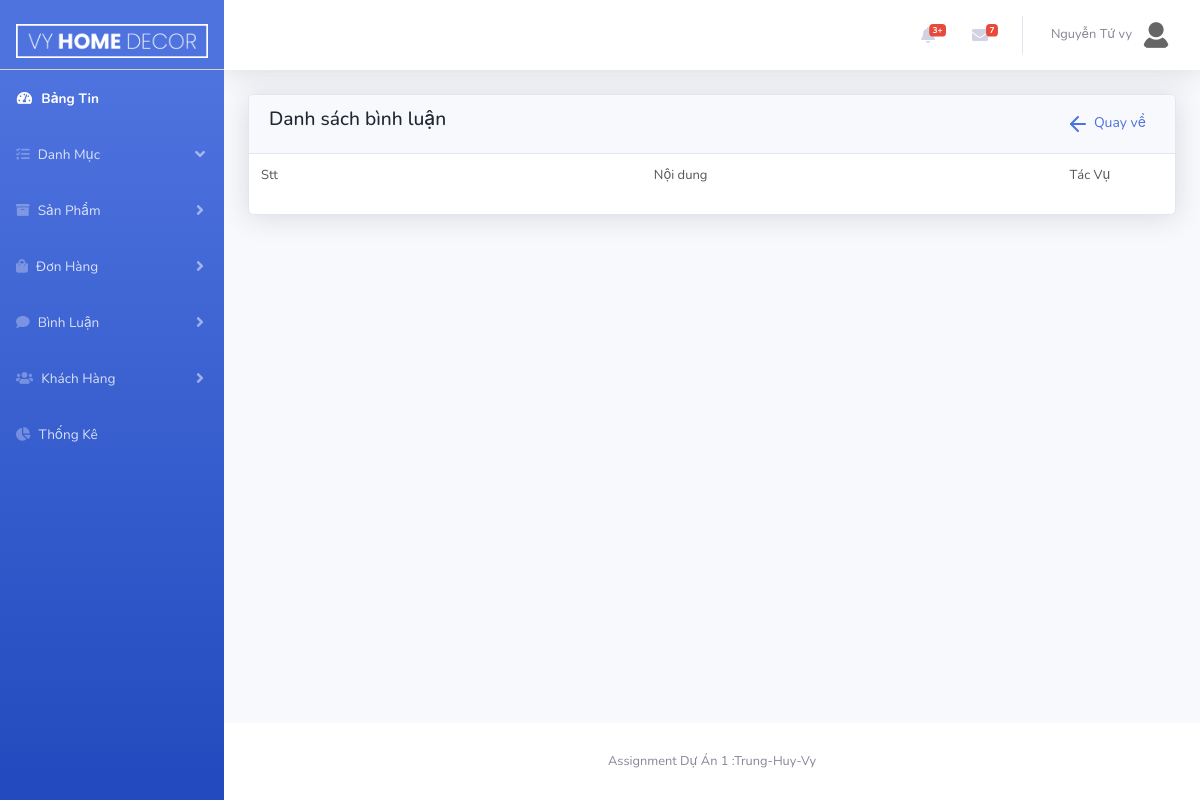
The page /Admin/index.php?act=comment&comment_detail=23 (signed in) on the database as committed earlier.
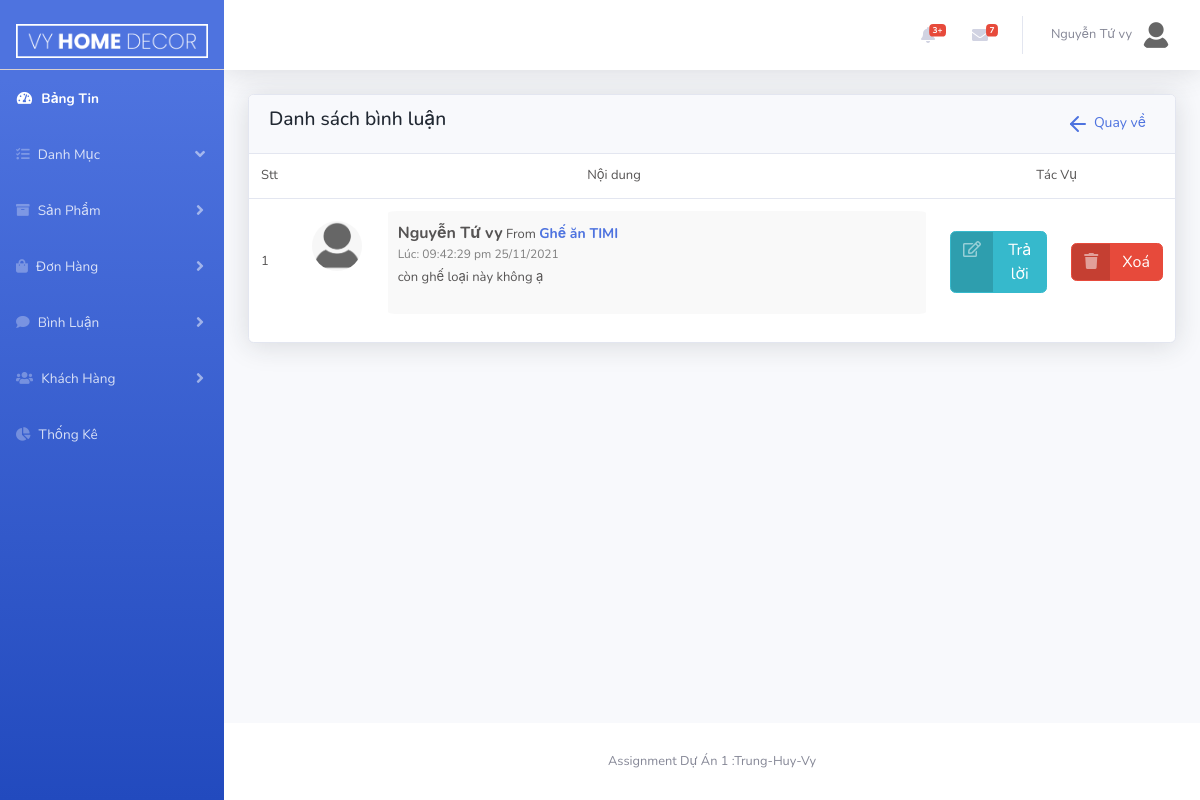
The same page on the database as committed later.
### tables this page shows
CREATE TABLE `tbl_comment` (
  `commId` int(10) NOT NULL,
  `replyId` int(10) DEFAULT 0,
  `prodId` int(10) NOT NULL,
  `custId` int(10) NOT NULL,
  `content` varchar(255) NOT NULL,
  `date` varchar(30) NOT NULL
);

CREATE TABLE `tbl_customer` (
  `custId` int(10) NOT NULL,
  `username` varchar(50) NOT NULL,
  `password` varchar(50) NOT NULL,
  `custName` varchar(50) NOT NULL,
  `image` varchar(255) DEFAULT NULL,
  `phone` varchar(50) DEFAULT NULL,
  `email` varchar(50) NOT NULL,
  `address` text DEFAULT NULL,
  `status` int(10) NOT NULL COMMENT '0:block ; 1:hoạt động',
  `role` int(10) NOT NULL COMMENT '0:khách hàng ;1:Admin'
);

CREATE TABLE `tbl_product` (
  `prodId` int(10) NOT NULL,
  `prodName` varchar(255) NOT NULL,
  `prodDesc` text NOT NULL,
  `quantity` int(10) NOT NULL,
  `price` float NOT NULL,
  `image` text NOT NULL,
  `imageSmall` text NOT NULL,
  `dateInput` date NOT NULL,
  `view` int(10) NOT NULL,
  `type` int(10) NOT NULL,
  `cateChildId` int(10) NOT NULL,
  `cateId` int(10) NOT NULL,
  `discount` float DEFAULT NULL
);

### model/pdo.php (called while the page is built, shortened)
<?php
function pdo_get_connection()
{   $servername="localhost";
    $username='root';
    $password='';
    try{
        $dburl="mysql:host=$servername;dbname=vyhomedecor; charset=utf8";
        $conn = new PDO($dburl,$username,$password);
        $conn->setAttribute(PDO::ATTR_ERRMODE,PDO::ERRMODE_EXCEPTION);
        return $conn;
        }
        catch(PDOException $e){
            return "lỗi kết nối :". $e->getMessage();
        }
}
function pdo_query($sql){
    $sql_args = array_slice(func_get_args(),1);
    try{
        $conn =pdo_get_connection();
        $stmt =$conn->prepare($sql);
        $stmt -> execute($sql_args);
        $row =$stmt->fetchAll();
        return $row;
    }catch(PDOException $e){
        throw $e;
    }
    finally{
        unset($conn);
    }
}
?>

### model/comment.php (called while the page is built, shortened)
<?php
    function loadAll_comment_product($prodId){
        $sql = "SELECT tbl_comment.*, tbl_customer.custName as custName, tbl_product.prodName as prodName FROM tbl_comment
        INNER JOIN tbl_customer on tbl_customer.custId = tbl_comment.custId
        INNER JOIN tbl_product on tbl_product.prodId = tbl_comment.prodId HAVING tbl_comment.prodId = $prodId AND tbl_comment.replyId =0 order by tbl_comment.commId DESC";
        $listcomment = pdo_query($sql);
        return $listcomment;
    }
?>

### Admin/comment/comment_detail.php (the view, shortened to what this page needs)
<div class="row">
    <div class="col-xl-12 col-md-12">
        <div class="card">
            <div class="card-header border-0">
                <div class="row align-items-center justify-content-between">
                    <div class="col-auto ">
                        <h4 class="page-header-title">
                            Danh sách bình luận
                        </h4>
                    </div>
                    <div class="col-12 col-xl-auto ">
                        <a class="btn btn-sm btn-light text-primary" href="index.php?act=comment&list_statistics">
                            <svg xmlns="http://www.w3.org/2000/svg" width="24" height="24" viewBox="0 0 24 24" fill="none" stroke="currentColor" stroke-width="2" stroke-linecap="round" stroke-linejoin="round" class="feather feather-arrow-left me-1">
                                <line x1="19" y1="12" x2="5" y2="12"></line>
                                <polyline points="12 19 5 12 12 5"></polyline>
                            </svg>
                            Quay về
                        </a>
                    </div>
                </div>
            </div>
            <div class="table-responsive">
                <form action="" method="post">
                    <table class="table align-items-center table-flush">
                        <thead class="thead-light">
                            <tr class="table_01">
                                <td>Stt</td>
                                <td width="70%" class="text-center">Nội dung</td>
                                <td class="text-center" colspan="2">Tác Vụ</td>
                            </tr>
                        </thead>
                        <tbody>
                            <?php
                            $i = 1;
                            foreach ($listcomment as $value) {
                                extract($value);
                            ?>
                                <tr>
                                    <td><?= $i ?></td>
                                    <td class="reply">
                                        <div class="reply_img">
                                            <img width="50" src="img_tam/anhavatar.png" alt="">
                                        </div>
                                        <div class="reply_content">
                                            <span class="name"><?= $custName ?></span> From <span class="from"><a href="index.php?act=product&id_edit="><?= $prodName ?></a></span>
                                            <p class="time">Lúc: <?= $date ?></p>
                                            <p class="comment"><?= $content ?></p>
                                        </div>
                                    </td>
                                    <td><a href="index.php?act=comment&reply" class="btn btn-info btn-icon-split btn-reply" data-info="<?= $commId ?>" data-toggle="modal" data-target="#replyModal"> <span class="icon text-white-50"><i class="far fa-edit"></i></span>
                                            <span class="text">Trả lời</span></a></td>
                                    <td>
                                        <a href="index.php?act=comment&delete=<?= $commId ?>&prodId=<?= $prodId ?>" class="btn btn-danger btn-icon-split "><span class="icon text-white-50"><i class="fas fa-trash"></i></span>
                                            <span class="text">Xoá</span></a>
                                    </td>
                                </tr>
                            <?php $i++;
                            } ?>
                        </tbody>
                    </table>
                </form>
            </div>
        </div>
    </div>
</div>

Rows that differ between the two databases and show on the page:
added tbl_comment: custId.custName "Nguyễn Tứ vy", prodId.prodName "Ghế ăn TIMI", date "09:42:29 pm 25/11/2021", content "còn ghế loại này không ạ"
